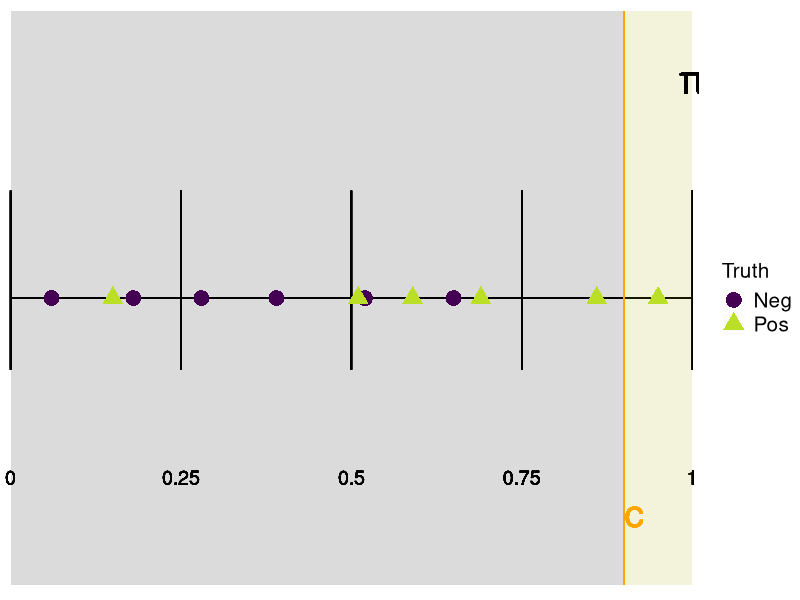
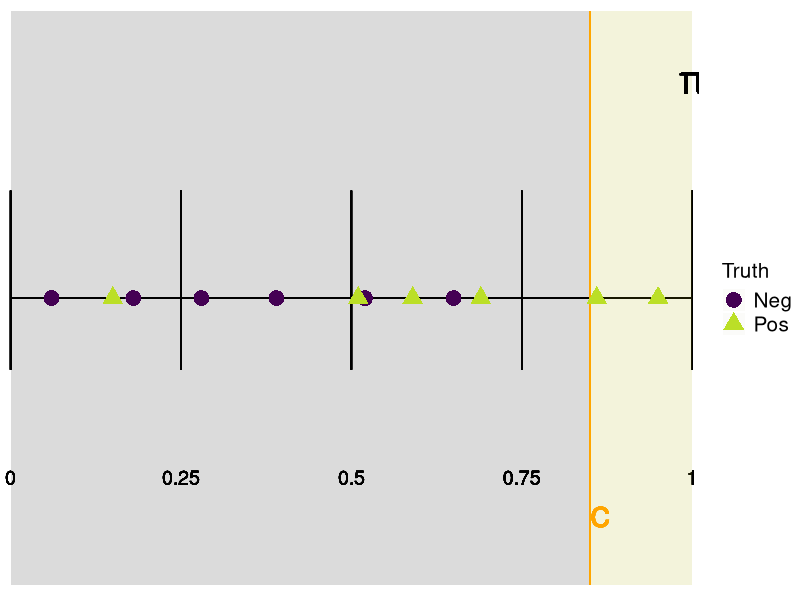
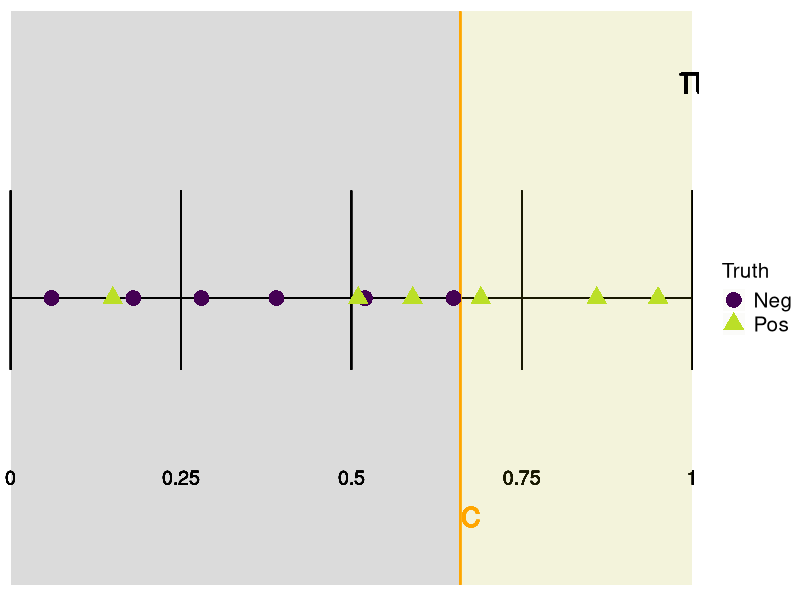
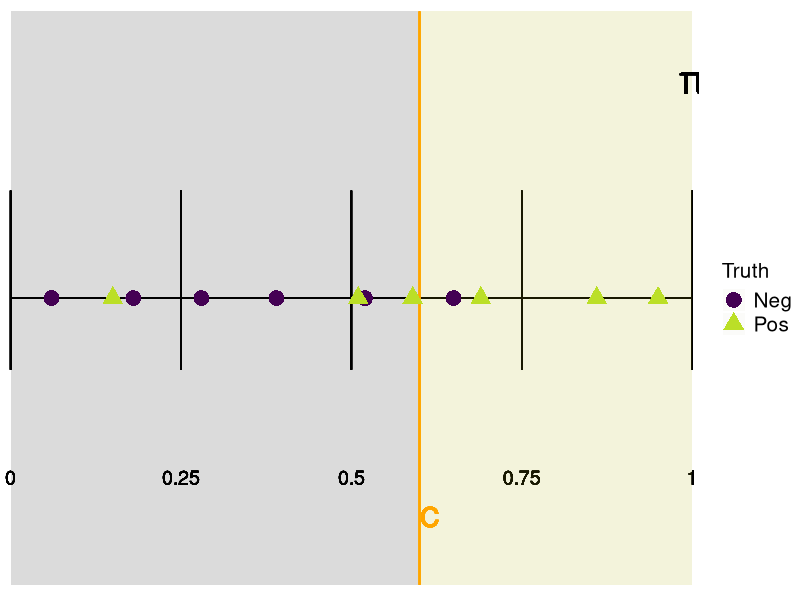
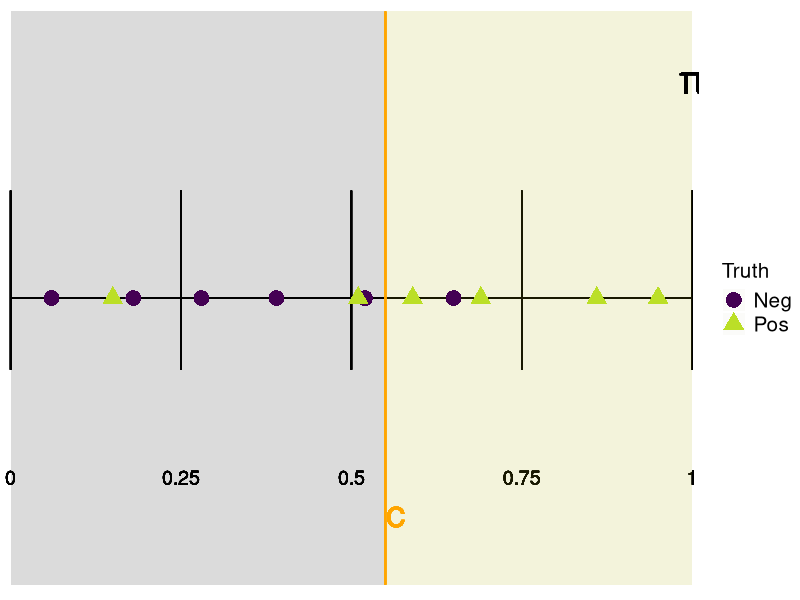
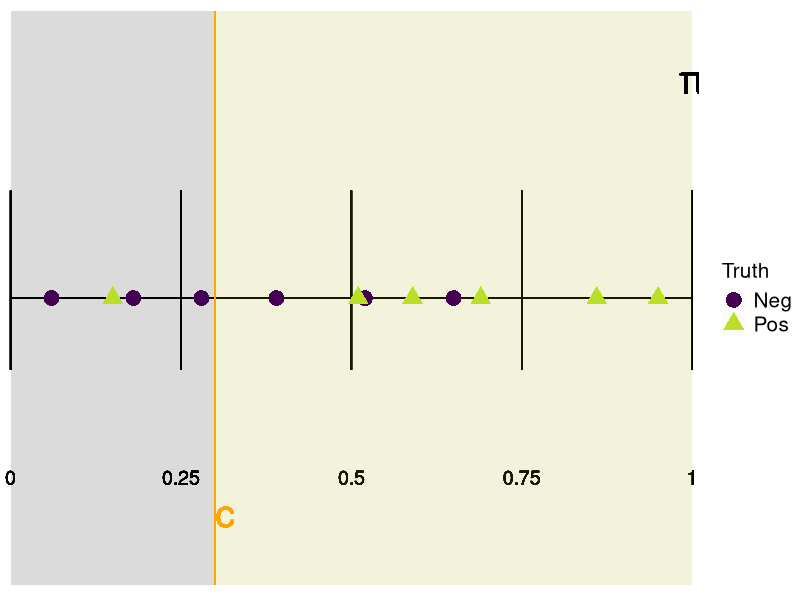

These figures' R source, in order:
# ------------------------------------------------------------------------------
# FIG: ROC HORIZONTAL (STEP BY STEP)
# ------------------------------------------------------------------------------

library("ggplot2")
library("viridis")
library("glue")

# DATA -------------------------------------------------------------------------

df <- data.frame(
  Truth = c("Pos", "Pos", "Pos", "Neg", "Pos", "Neg", "Pos", "Neg", "Neg", "Neg", "Pos", "Neg"),
  Score = c(0.95, 0.86, 0.69, 0.65, 0.59, 0.52, 0.51, 0.39, 0.28, 0.18, 0.15, 0.06)
)

c_list <- c(0.9, 0.85, 0.66, 0.6, 0.55, 0.3)

# PLOTS ------------------------------------------------------------------------

generate_roc_horizontal <- function(c = 0.8) {
  p <- ggplot(data = df, aes(x = Score, y = 0, color = Truth, shape = Truth)) +
    geom_segment(aes(x = 0, y = 0, xend = 1, yend = 0), color = "black")

  for (tick in seq(from = 0, to = 1, by = 0.25)) {
    p <- p +
      geom_segment(x = tick, y = 0.03, xend = tick, yend = -0.02, color = "black") +
      geom_text(label = tick, x = tick, y = -0.05, color = "black", size = 5)
  }

  colors = viridis_pal(end = 0.9)(2)
  p <- p +
    geom_rect(aes(xmin = 0, xmax = c, ymin = -0.08, ymax = 0.08), linetype = 0, alpha = 0.01, fill = colors[1]) +
    geom_rect(aes(xmin = c, xmax = 1, ymin = -0.08, ymax = 0.08), linetype = 0, alpha = 0.01, fill = colors[2]) +
    geom_segment(aes(x = c, y = 0.08, xend = c, yend = -0.08), color = "orange") +
    geom_text(label = "c", x = c + 0.015, y = -0.06, color = "orange", size = 10) +
    geom_point(size = 5) +
    geom_text(label = expression(pi), x = 1, y = 0.06, color = "black", size = 10) +
    scale_x_continuous(expand=c(0.01,0)) +
    scale_y_continuous(expand=c(0.02,0)) +
    theme(axis.line=element_blank(),
          axis.text.x=element_blank(),
          axis.text.y=element_blank(),
          axis.ticks=element_blank(),
          axis.title.x=element_blank(),
          axis.title.y=element_blank(),
          legend.background=element_blank(),
          legend.position="right",
          legend.text=element_text(size=15),
          legend.title=element_text(size=15),
          panel.background=element_blank(),
          panel.border=element_blank(),
          panel.grid.major=element_blank(),
          panel.grid.minor=element_blank(),
          plot.background=element_blank(),
          plot.margin=grid::unit(c(0,0,0,0), "in")
    ) +
    scale_color_viridis(discrete = TRUE, end = 0.9)

  p
}

for (i in 1:length(c_list)) {
  p <- generate_roc_horizontal(c_list[i])
  ggsave(filename = glue("../figure/roc_horizontal_step_{i}.png"), plot = p, width = 8, height = 1.5)
}
